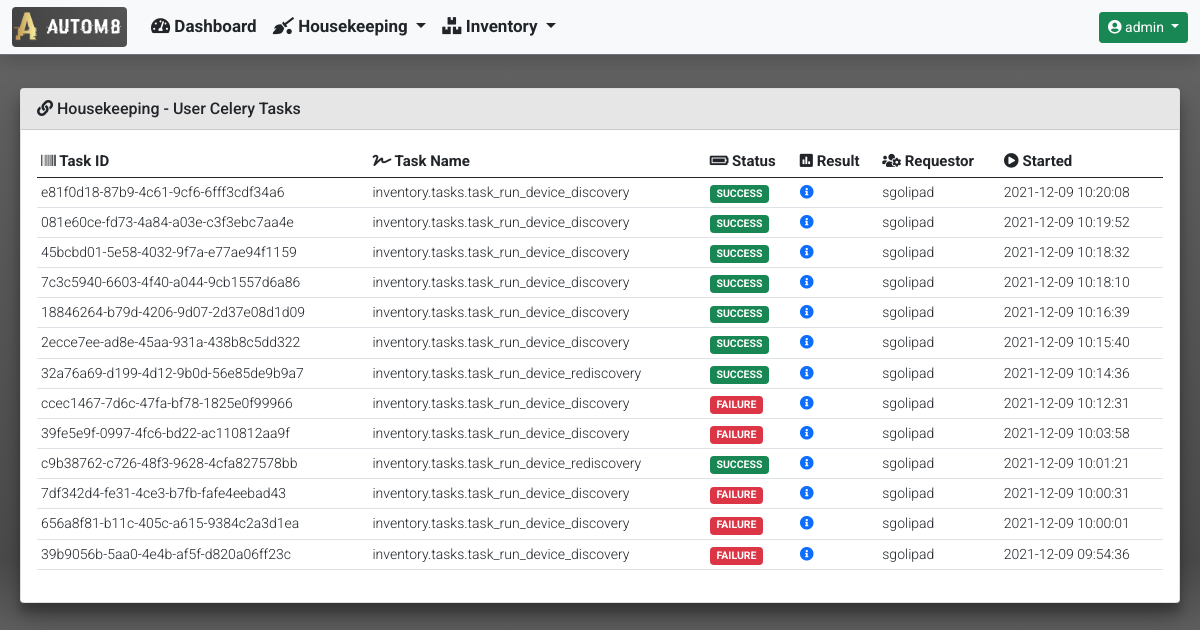
Page /housekeeping/ (signed in) on the earlier database version.
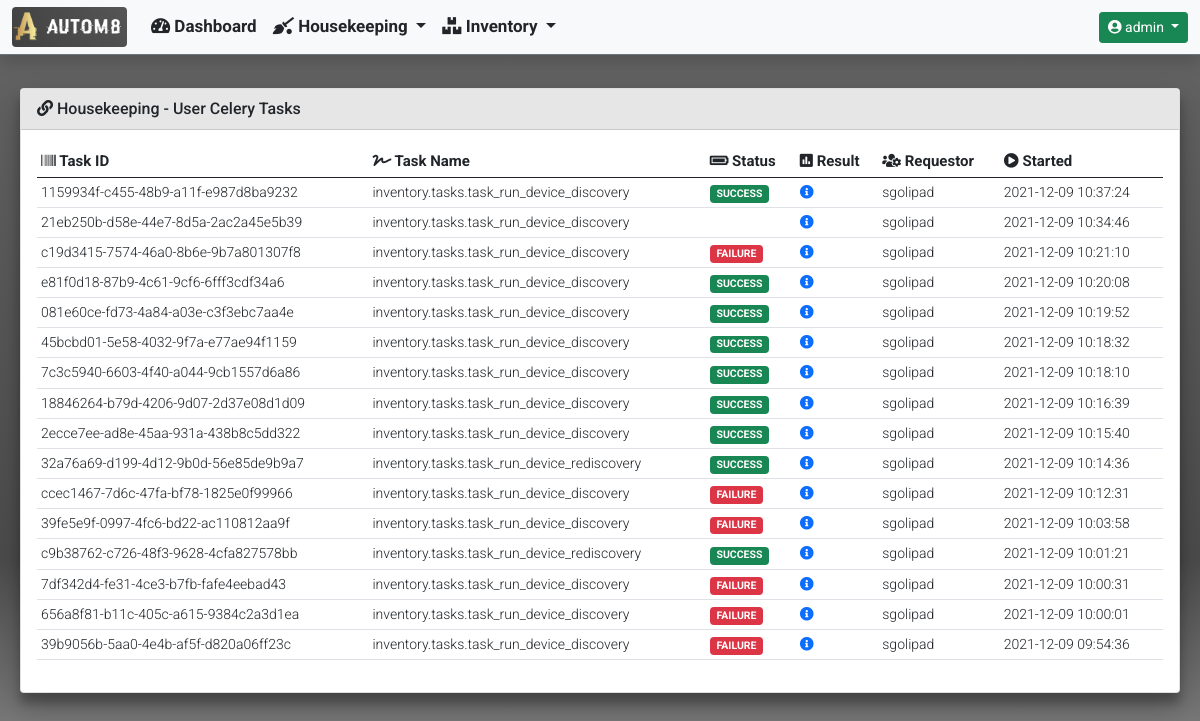
Same page on the later database version.
### housekeeping/models.py (models this page shows)
class CeleryUserJobResults(models.Model):
    task_id = models.UUIDField(
        primary_key=True,
        default=uuid.uuid4,
        max_length=255
    )
    task_name = models.CharField(max_length=255)
    task_status = models.CharField(max_length=255)
    task_result = models.JSONField(null=True)
    task_requested_by = models.CharField(max_length=255)
    start_time = models.DateTimeField()

### housekeeping/views.py (the view)
def housekeeping_celery_user_tasks(request):
    tasks_list = CeleryUserJobResults.objects.all().order_by('-start_time')
    context = {
            'title': 'Housekeeping - Celery User Tasks',
            'card_header': 'Housekeeping - User Celery Tasks',
            'data': {
                'tasks_list': tasks_list
            }
        }
    if tasks.stats():
        data = {
            'celery_information': {
                'celery_statistics': tasks.stats(),
                'registered_tasks': tasks.registered_tasks()[hostname],
                'scheduled_tasks': tasks.scheduled()[hostname],
                'active_tasks': tasks.active()[hostname],
                'reserved_tasks': tasks.reserved()
            }
        }
        context['data'].update(data)
        return render(
            request,
            'housekeeping/housekeeping_celery_user_tasks.html',
            context
        )
    else:
        return render(
                request,
                'housekeeping/housekeeping_celery_user_tasks.html',
                context
            )

### templates/housekeeping/housekeeping_celery_user_tasks.html (shortened to what this page needs)
{% extends "base_template/base.html"%}
{% block content %}
{% if data.tasks_list %}
<div class="col-md-12">
    <div class="table-responsive rounded">
        <table id="celery_completed_tasks" class="table table-hover table-sm" style="width:100%">
            <thead>
                <tr>
                    <th><i class="fas fa-barcode"></i> Task ID</th>
                    <th><i class="fas fa-signature"></i> Task Name</th>
                    <th><i class="fas fa-battery-full"></i> Status</th>
                    <th><i class="fas fa-poll"></i> Result</th>
                    <th><i class="fas fa-users-cog"></i> Requestor</th>
                    <th><i class="fas fa-play-circle"></i> Started</th>
                </tr>
            </thead>
            <tbody>
                {% for completed_task in data.tasks_list %}
                <tr>
                    <td>{{ completed_task.task_id }}</td>
                    <td>{{ completed_task.task_name }}</td>
                    <td>
                        {% if 'SUCCESS' in completed_task.task_status %}
                            <span class="badge bg-success">{{ completed_task.task_status }}</span>
                        {% else %}
                            <span class="badge bg-danger">{{ completed_task.task_status }}</span>
                        {% endif %}
                    </td>
                    <td>
                        <a href="#" data-bs-toggle="modal" data-bs-target="#task_result_modal_{{ completed_task.task_id }}">
                            <i class="fas fa-info-circle"></i>
                        </a>
                    </td>
                    <td>{{ completed_task.task_requested_by }}</td>
                    <td>{{ completed_task.start_time|date:"Y-m-d H:i:s" }}</td>
                </tr>
                {% endfor %}
            </tbody>
        </table>
    </div>
</div>
{% endif %}
{% endblock %}

Differences in the rows shown:
added CeleryUserJobResults: task_id "1159934f-c455-48b9-a11f-e987d8ba9232", task_name "inventory.tasks.task_run_device_discovery", task_status "SUCCESS", task_requested_by "sgolipad", start_time "2021-12-09 10:37:24"
added CeleryUserJobResults: task_id "21eb250b-d58e-44e7-8d5a-2ac2a45e5b39", task_name "inventory.tasks.task_run_device_discovery", task_requested_by "sgolipad", start_time "2021-12-09 10:34:46"
added CeleryUserJobResults: task_id "c19d3415-7574-46a0-8b6e-9b7a801307f8", task_name "inventory.tasks.task_run_device_discovery", task_status "FAILURE", task_requested_by "sgolipad", start_time "2021-12-09 10:21:10"
